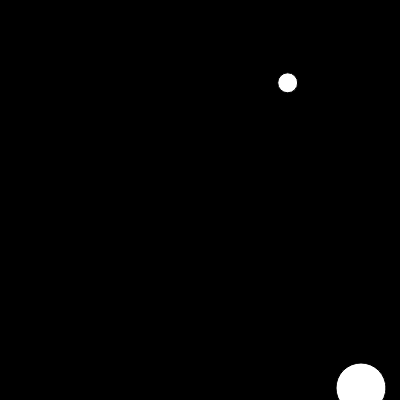
Frame 1 (no input)
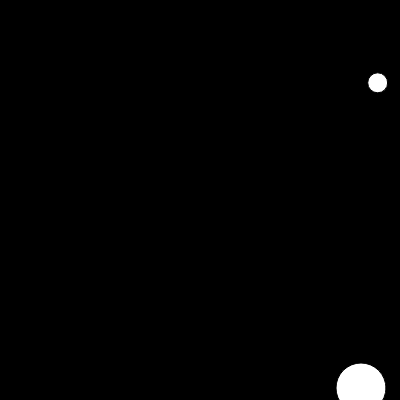
Frame 60 (no input)
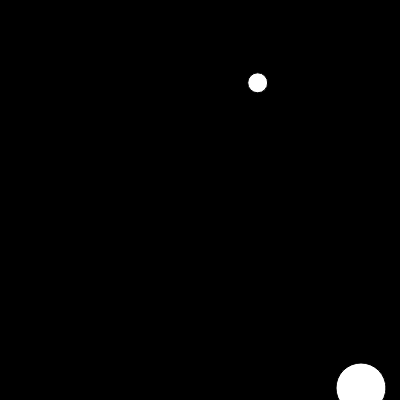
Frame 120 (the mouse pressed at the canvas centre since frame 60)

The p5.js sketch that drew these frames (run headless with seeded random() and noise() and a simulated clock; from frame 60 on, the mouse is pressed at the canvas centre):

// p5.js sketch
// ── sketch.js
// jeg definerer globale variabler
let x;
let y;
let a;
let b;
let d;
let dc;
let speed;
let cats = [[Math.round(Math.random()*400), Math.round(Math.random()*400)]];
let tid = 0;
function setup() {
    createCanvas(400, 400);

    //Jeg definerer mine variabler med p5 funktioner
    x = random(0, width);
    y = random(0, height);
    d = 20;
    dc = 50;
    speed = 2;
    a = speed;
    b = 0;
}
function draw() {
    tid++;
    clear();
    background("black");
    keyPressed();
    borderCheck();
    addCat();
    x += a;
    y += b;
    circle(x, y, d);
    for (let i = 0; i < cats.length; i++) {
        circle(cats[i][0], cats[i][1], dc);
        
    }
}
function borderCheck() {
    if (x + d / 2 >= width) {
      a = -speed;
      b = 0;
    }
    if (x - d / 2 <= 0) {
      a = speed;
      b = 0;
    }
    if (y + d / 2 >= height) {
      a = 0;
      b = -speed;
    }
    if (y - d / 2 < 0) {
      a = 0;
      b = speed;
    }
}
function keyPressed() {
    if (keyIsPressed) {
        if (keyCode === DOWN_ARROW) {
            b = speed;
            a = 0;
          }
          if (keyCode === UP_ARROW) {
            b = -speed;
            a = 0;
          }
          if (keyCode === LEFT_ARROW) {
            b = 0;
            a = -speed;
          }
          if (keyCode === RIGHT_ARROW) {
            b = 0;
            a = speed;
          }
    }  
}
function catMove(){
    
}
function addCat(){
  console.log("tid");
  if (tid >= 300) {
    console.log("hej");
    tid = 0;
    cats.push([Math.round(Math.random()*400), Math.round(Math.random()*400)])
  }
}
